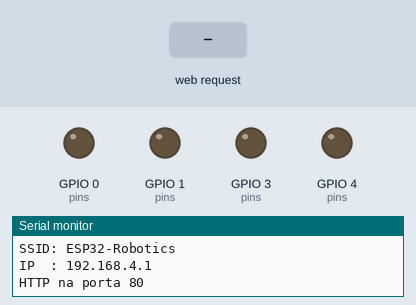
Recording of a sketch running on a simulated ESP32. Shown: output pins drawn as LEDs (lit = HIGH), the last lines printed to the serial monitor. Inputs (shaded band) come from the test bench.

Above: at 2.7 s.
2.8 s: HTTP request GET /cmd?action=frente received
At 3.4 s:
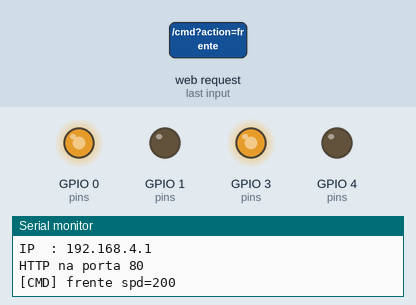
4.3 s: HTTP request GET /cmd?action=tras received
At 5.5 s:
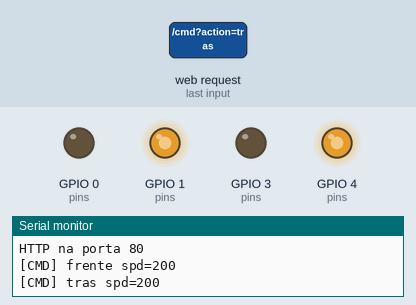
5.8 s: HTTP request GET /cmd?action=esquerda received
At 6.8 s:
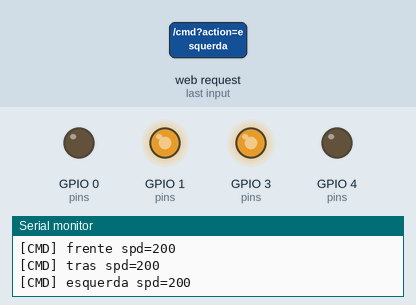
7.3 s: HTTP request GET /cmd?action=direita received
At 8.0 s:
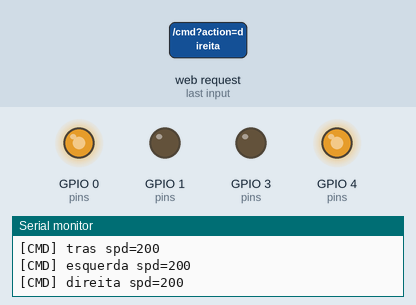
Timing chart, 0 to 9.8 s (numbered marks = the images above; inputs shaded):
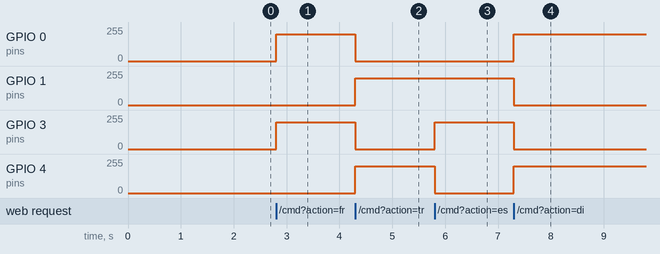

Measured:
- after the input at 2.8 s, GPIO 0 (pins), GPIO 3 (pins): 0/255 → 199/255 at once
- after the input at 4.3 s, GPIO 0 (pins), GPIO 3 (pins): 199/255 → 0/255 at once; GPIO 1 (pins), GPIO 4 (pins): 0/255 → 199/255 at once
- after the input at 5.8 s, GPIO 3 (pins): 0/255 → 199/255 at once; GPIO 4 (pins): 199/255 → 0/255 at once
- after the input at 7.3 s, GPIO 0 (pins), GPIO 4 (pins): 0/255 → 199/255 at once; GPIO 1 (pins), GPIO 3 (pins): 199/255 → 0/255 at once

The sketch:

esp_32_v_1.ino
```cpp
#include <WiFi.h>
#include <WebServer.h>

const char* AP_SSID     = "ESP32-Robotics";
const char* AP_PASSWORD = "12345678";

#define IN1 0
#define IN2 1
#define IN3 3
#define IN4 4

#define PWM_FREQ       1000
#define PWM_RESOLUTION    8

WebServer server(80);
int currentSpeed = 200;

// ---------- motor ----------

void setMotors(int a1, int a2, int b1, int b2) {
  ledcWrite(0, a1); ledcWrite(1, a2);
  ledcWrite(2, b1); ledcWrite(3, b2);
}

void motorStop()     { setMotors(0, 0, 0, 0); }
void motorFrente()   { setMotors(currentSpeed, 0, currentSpeed, 0); }
void motorTras()     { setMotors(0, currentSpeed, 0, currentSpeed); }
void motorEsquerda() { setMotors(0, currentSpeed, currentSpeed, 0); }
void motorDireita()  { setMotors(currentSpeed, 0, 0, currentSpeed); }

// ---------- HTTP ----------

void sendJSON(int code, String body) {
  server.sendHeader("Access-Control-Allow-Origin", "*");
  server.send(code, "application/json", body);
}

void handleStatus() {
  sendJSON(200, "{\"speed\":" + String(currentSpeed) + "}");
}

void handleCommand() {
  if (!server.hasArg("action")) {
    sendJSON(400, "{\"error\":\"parametro action ausente\"}");
    return;
  }

  if (server.hasArg("speed")) {
    int s = server.arg("speed").toInt();
    if (s >= 0 && s <= 255) currentSpeed = s;
  }

  String action = server.arg("action");

  if      (action == "frente")   motorFrente();
  else if (action == "tras")     motorTras();
  else if (action == "esquerda") motorEsquerda();
  else if (action == "direita")  motorDireita();
  else if (action == "parar")    motorStop();
  else {
    sendJSON(400, "{\"error\":\"action desconhecida: " + action + "\"}");
    return;
  }

  Serial.println("[CMD] " + action + " spd=" + String(currentSpeed));
  sendJSON(200, "{\"result\":\"" + action + "\"}");
}

// ---------- setup / loop ----------

void setup() {
  Serial.begin(115200);
  delay(1000);

  int pins[] = {IN1, IN2, IN3, IN4};
  for (int i = 0; i < 4; i++) {
    ledcSetup(i, PWM_FREQ, PWM_RESOLUTION);
    ledcAttachPin(pins[i], i);
  }
  motorStop();

  WiFi.mode(WIFI_AP);
  bool ok = WiFi.softAP(AP_SSID, AP_PASSWORD);
  delay(500);

  Serial.println("\n=== ESP32 AP ===");
  if (!ok) { Serial.println("FALHOU — reiniciando..."); delay(3000); ESP.restart(); }
  Serial.println("SSID: " + String(AP_SSID));
  Serial.println("IP  : " + WiFi.softAPIP().toString());

  server.on("/status", HTTP_GET, handleStatus);
  server.on("/cmd",    HTTP_GET, handleCommand);
  server.onNotFound([]() { sendJSON(404, "{\"error\":\"rota nao encontrada\"}"); });
  server.begin();
  Serial.println("HTTP na porta 80\n");
}

void loop() { server.handleClient(); }
```
